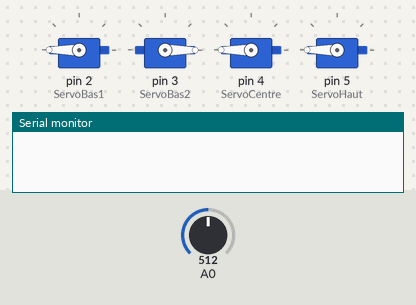
The sketch below on a simulated Arduino Uno, built with avr-gcc and run on an emulated ATmega328P. On the bench: 4 × servo, the last lines printed to the serial monitor. Inputs (shaded band) come from the test bench; at power-on: A0 = 512.

Above: at 2.2 s.
2.3 s: A0 set to 32
5.1 s: A0 set to 26
At 6.8 s:
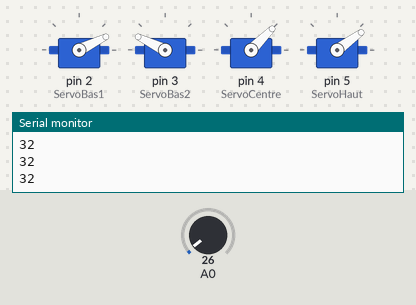
7.9 s: A0 set to 89
10.7 s: A0 set to 110
At 11.5 s:
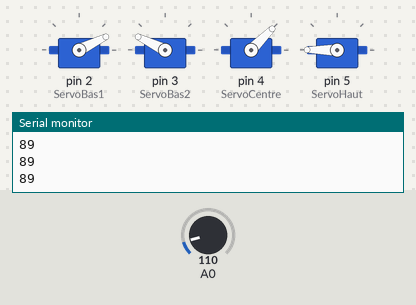
13.5 s: A0 set to 20
At 16.9 s:
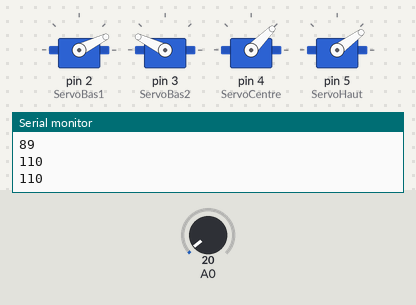
Timing chart, 0 to 18.4 s (numbered marks = the images above; inputs shaded):
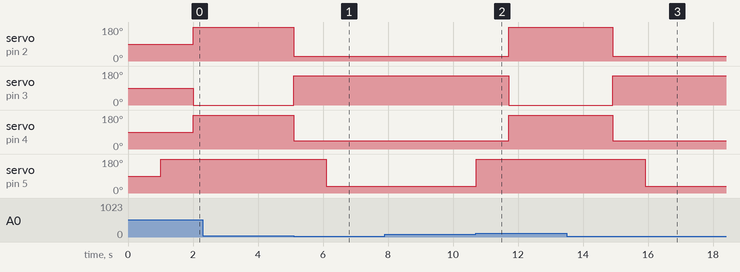

Measured:
- the behaviour switches between 30 and 29 on A0 (found by bisection; images 0 and 1)
- the behaviour switches between 100 and 101 on A0 (found by bisection; images 1 and 2)
- after the input at 5.1 s, servo on pin 2 (ServoBas1): 180° → 26° at once; servo on pin 3 (ServoBas2): 0° → 154° at once; servo on pin 4 (ServoCentre): 180° → 45° at once; servo on pin 5 (ServoHaut): 180° → 36° after 1.0 s
- after the input at 10.7 s, servo on pin 2 (ServoBas1): 26° → 180° after 1.0 s; servo on pin 3 (ServoBas2): 154° → 0° after 1.0 s; servo on pin 4 (ServoCentre): 45° → 180° after 1.0 s; servo on pin 5 (ServoHaut): 36° → 180° at once
- after the input at 13.5 s, servo on pin 2 (ServoBas1): 180° → 26° after 1.4 s; servo on pin 3 (ServoBas2): 0° → 154° after 1.4 s; servo on pin 4 (ServoCentre): 180° → 45° after 1.4 s; servo on pin 5 (ServoHaut): 180° → 36° after 2.4 s

The sketch:

Test1Depli.ino
```cpp
#include <Servo.h>

Servo ServoBas1;
Servo ServoBas2;
Servo ServoCentre;
Servo ServoHaut;

int potarPinBas = 0;
int potarPinCentre = 1;
int potarPinHaut = 2;
int val;

void setup() {
  // put your setup code here, to run once:
ServoBas1.attach(2);
ServoBas2.attach(3);
ServoCentre.attach(4);
ServoHaut.attach(5);
Serial.begin(9600);
delay(1000);
}

void loop() {
  // put your main code here, to run repeatedly:
int val = analogRead(0);
if(val < 30){
  ServoBas1.write(26);
  ServoBas2.write(154);
  ServoCentre.write(45);
  delay(1000);
  ServoHaut.write(36);
  delay(1000);
}
else if(val > 100){
  ServoHaut.write(180);
  delay(1000);
  ServoCentre.write(200);
  ServoBas1.write(180);
  ServoBas2.write(0);
  delay(1000);
}
Serial.println(val);
delay(100);
}
```
